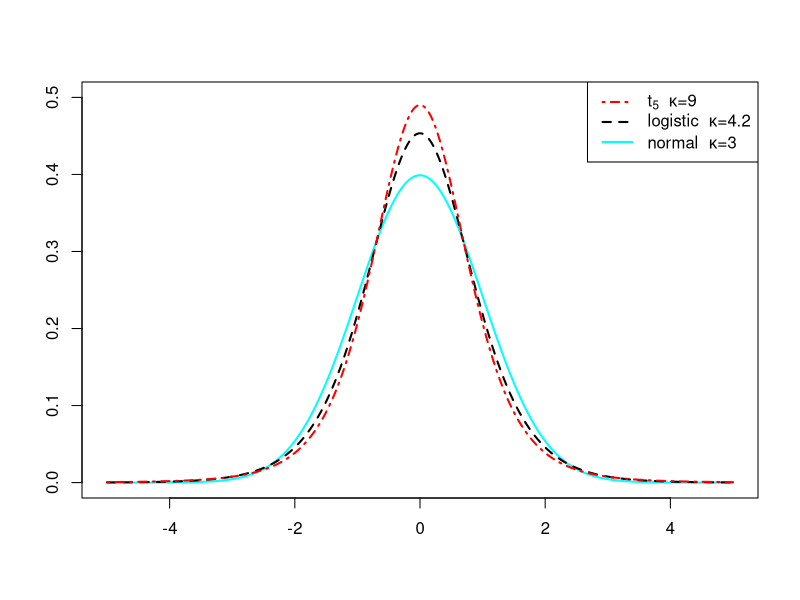
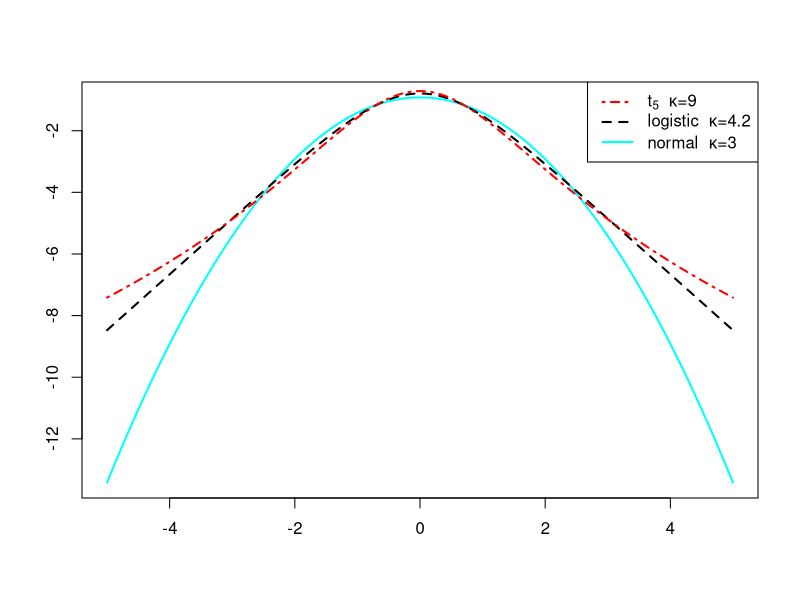

Write the R code that produced these figures, in order.
## Dale W.R. Rosenthal, 2018
## You are free to distribute and use this code so long as you attribute
## it to me or cite the text.
## The legal disclaimer in _A Quantitative Primer on Investments with R_
## applies to this code.  Use or distribution without these comment lines
## is forbidden.

x <- seq(-5,5, 0.01)  # sequence of values to plot a standardized distribution

# Plot normal, logistic, and standardized t_5 densities; add a legend to look nice.
plot(x, dnorm(x), type='l', ylim=c(0,0.5), lty=1, lwd=2, col="cyan", xlab="", ylab="", main="")
lines(x, dlogis(x, scale=sqrt(3)/pi), lty=2, lwd=2)
lines(x, dt(x/sqrt((5-2)/5), df=5)/sqrt((5-2)/5), lty=4, lwd=2, col="red")
legend.text <- c(expression(paste('t'[5], "  ", kappa, "=9")),
                 expression(paste("logistic  ", kappa,"=4.2")),
                 expression(paste("normal  ", kappa, "=3")))
legend("topright", legend.text, lty=c(4,2,1), lwd=2, col=c("red", "black", "cyan"))

# Then plot logs of densities to show the tail behavior
plot(x, log(dnorm(x)), type='l', lty=1, lwd=2, col="cyan", xlab="", ylab="", main="")
lines(x, log(dlogis(x, scale=sqrt(3)/pi)), type='l', lty=2, lwd=2)
lines(x, log(dt(x/sqrt((5-2)/5), df=5)/sqrt((5-2)/5)), type='l', lty=4, lwd=2, col="red")
legend.text <- c(expression(paste('t'[5], "  ", kappa, "=9")),
                 expression(paste("logistic  ", kappa,"=4.2")),
                 expression(paste("normal  ", kappa, "=3")))
legend("topright", legend.text, lty=c(4,2,1), lwd=2, col=c("red", "black", "cyan"))
